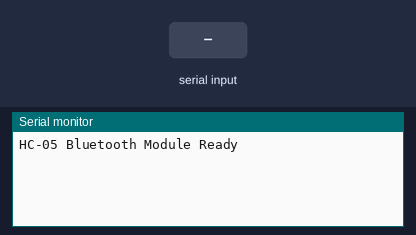
Bench run of a sketch on a simulated Arduino Mega 2560, built with avr-gcc and run on an emulated ATmega2560. On the bench: the last lines printed to the serial monitor. The inputs (shaded band) are chosen by the test bench.

Above: at 1.2 s.
1.3 s: "1" received over the second serial link
At 2.4 s:
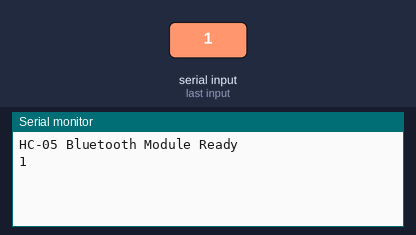
2.8 s: "0" received over the second serial link
At 3.5 s:
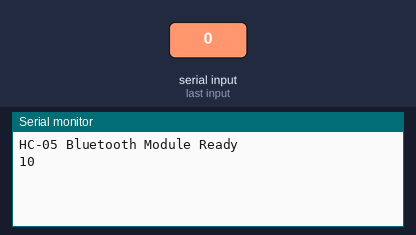

Measured:
- after the input at 1.3 s, the serial monitor: prints a new line at once (image 1)
- after the input at 2.8 s, the serial monitor: prints a new line at once (image 2)

The sketch:

BluetoothConnectTest.ino
```cpp
#define HC05_TX 1  // Teensy TX1 (HC-05 RX)
#define HC05_RX 0  // Teensy RX1 (HC-05 TX)

void setup() {
    Serial.begin(115200);  // USB Serial for debugging
    Serial1.begin(9600);   // Bluetooth module (default HC-05 baud rate)

    Serial.println("HC-05 Bluetooth Module Ready");
}

void loop() {
    if (Serial1.available()) {
        Serial.write(Serial1.read());  // Forward data from HC-05 to Serial Monitor
    }
    if (Serial.available()) {
        Serial1.write(Serial.read());  // Forward data from Serial Monitor to HC-05
    }
}
```
